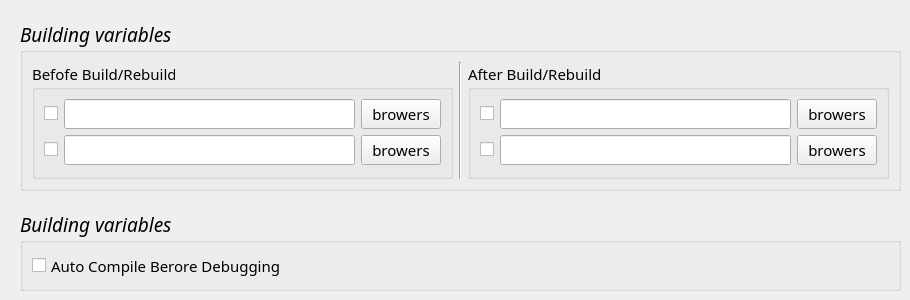
       <widget class="QWidget" name="tab_4">
        <attribute name="title">
         <string>user</string>
        </attribute>
        <widget class="QGroupBox" name="groupBox_17">
         <property name="geometry">
          <rect>
           <x>20</x>
           <y>20</y>
           <width>881</width>
           <height>171</height>
          </rect>
         </property>
         <property name="font">
          <font>
           <family>微软雅黑</family>
           <pointsize>14</pointsize>
           <italic>true</italic>
          </font>
         </property>
         <property name="title">
          <string>Building variables</string>
         </property>
         <layout class="QVBoxLayout" name="verticalLayout_41">
          <item>
           <layout class="QHBoxLayout" name="horizontalLayout_16">
            <item>
             <widget class="QGroupBox" name="groupBox_18">
              <property name="font">
               <font>
                <pointsize>11</pointsize>
                <italic>false</italic>
               </font>
              </property>
              <property name="title">
               <string>Befofe Build/Rebuild</string>
              </property>
              <layout class="QVBoxLayout" name="verticalLayout_39">
               <item>
                <layout class="QHBoxLayout" name="horizontalLayout_11">
                 <item>
                  <widget class="QCheckBox" name="checkBox_20">
                   <property name="text">
                    <string/>
                   </property>
                  </widget>
                 </item>
                 <item>
                  <widget class="QLineEdit" name="lineEdit_24"/>
                 </item>
                 <item>
                  <widget class="QPushButton" name="pushButton_12">
                   <property name="text">
                    <string>browers</string>
                   </property>
                  </widget>
                 </item>
                </layout>
               </item>
               <item>
                <layout class="QHBoxLayout" name="horizontalLayout_13">
                 <item>
                  <widget class="QCheckBox" name="checkBox_21">
                   <property name="text">
                    <string/>
                   </property>
                  </widget>
                 </item>
                 <item>
                  <widget class="QLineEdit" name="lineEdit_25"/>
                 </item>
                 <item>
                  <widget class="QPushButton" name="pushButton_13">
                   <property name="text">
                    <string>browers</string>
                   </property>
                  </widget>
                 </item>
                </layout>
               </item>
              </layout>
             </widget>
            </item>
            <item>
             <widget class="Line" name="line_3">
              <property name="orientation">
               <enum>Qt::Vertical</enum>
              </property>
             </widget>
            </item>
            <item>
             <widget class="QGroupBox" name="groupBox_19">
              <property name="font">
               <font>
                <pointsize>11</pointsize>
                <italic>false</italic>
               </font>
              </property>
              <property name="title">
               <string>After Build/Rebuild</string>
              </property>
              <layout class="QVBoxLayout" name="verticalLayout_40">
               <item>
                <layout class="QHBoxLayout" name="horizontalLayout_14">
                 <item>
                  <widget class="QCheckBox" name="checkBox_22">
                   <property name="text">
                    <string/>
                   </property>
                  </widget>
                 </item>
                 <item>
                  <widget class="QLineEdit" name="lineEdit_26"/>
                 </item>
                 <item>
                  <widget class="QPushButton" name="pushButton_14">
                   <property name="text">
                    <string>browers</string>
                   </property>
                  </widget>
                 </item>
                </layout>
               </item>
               <item>
                <layout class="QHBoxLayout" name="horizontalLayout_15">
                 <item>
                  <widget class="QCheckBox" name="checkBox_23">
                   <property name="text">
                    <string/>
                   </property>
                  </widget>
                 </item>
                 <item>
                  <widget class="QLineEdit" name="lineEdit_27"/>
                 </item>
                 <item>
                  <widget class="QPushButton" name="pushButton_15">
                   <property name="text">
                    <string>browers</string>
                   </property>
                  </widget>
                 </item>
                </layout>
               </item>
              </layout>
             </widget>
            </item>
           </layout>
          </item>
         </layout>
        </widget>
        <widget class="QGroupBox" name="groupBox_20">
         <property name="geometry">
          <rect>
           <x>20</x>
           <y>210</y>
           <width>881</width>
           <height>81</height>
          </rect>
         </property>
         <property name="font">
          <font>
           <family>微软雅黑</family>
           <pointsize>14</pointsize>
           <italic>true</italic>
          </font>
         </property>
         <property name="title">
          <string>Building variables</string>
         </property>
         <layout class="QVBoxLayout" name="verticalLayout_42">
          <item>
           <widget class="QCheckBox" name="checkBox_24">
            <property name="font">
             <font>
              <pointsize>11</pointsize>
              <italic>false</italic>
             </font>
            </property>
            <property name="text">
             <string>Auto Compile Berore Debugging</string>
            </property>
           </widget>
          </item>
         </layout>
        </widget>
       </widget>
